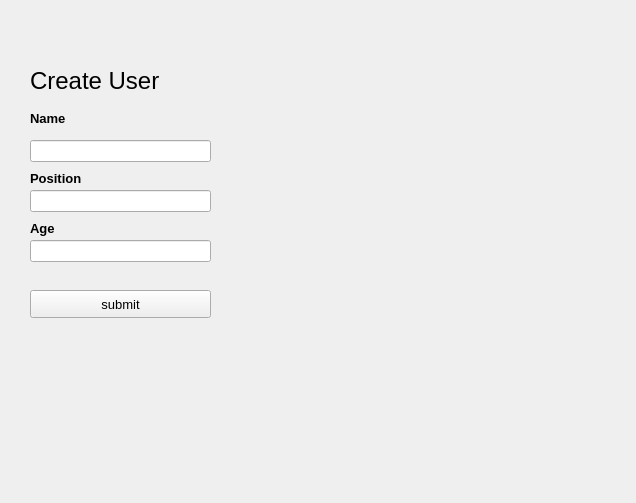
<?xml version="1.0" encoding="UTF-8"?>
<ui version="4.0">
 <class>userwindow</class>
 <widget class="QWidget" name="userwindow">
  <property name="geometry">
   <rect>
    <x>0</x>
    <y>0</y>
    <width>636</width>
    <height>503</height>
   </rect>
  </property>
  <property name="windowTitle">
   <string>Form</string>
  </property>
  <widget class="QLabel" name="label">
   <property name="geometry">
    <rect>
     <x>30</x>
     <y>60</y>
     <width>201</width>
     <height>41</height>
    </rect>
   </property>
   <property name="font">
    <font>
     <family>Arial</family>
     <pointsize>18</pointsize>
    </font>
   </property>
   <property name="text">
    <string>Create User</string>
   </property>
  </widget>
  <widget class="QLineEdit" name="lineEdit">
   <property name="geometry">
    <rect>
     <x>30</x>
     <y>140</y>
     <width>181</width>
     <height>22</height>
    </rect>
   </property>
  </widget>
  <widget class="QLineEdit" name="lineEdit_2">
   <property name="geometry">
    <rect>
     <x>30</x>
     <y>190</y>
     <width>181</width>
     <height>22</height>
    </rect>
   </property>
  </widget>
  <widget class="QLineEdit" name="lineEdit_3">
   <property name="geometry">
    <rect>
     <x>30</x>
     <y>240</y>
     <width>181</width>
     <height>22</height>
    </rect>
   </property>
  </widget>
  <widget class="QPushButton" name="pushButton">
   <property name="geometry">
    <rect>
     <x>30</x>
     <y>290</y>
     <width>181</width>
     <height>28</height>
    </rect>
   </property>
   <property name="font">
    <font>
     <family>Arial</family>
     <pointsize>10</pointsize>
    </font>
   </property>
   <property name="text">
    <string>submit</string>
   </property>
  </widget>
  <widget class="QLabel" name="label_2">
   <property name="geometry">
    <rect>
     <x>30</x>
     <y>110</y>
     <width>55</width>
     <height>16</height>
    </rect>
   </property>
   <property name="font">
    <font>
     <family>Arial</family>
     <pointsize>10</pointsize>
     <weight>75</weight>
     <bold>true</bold>
    </font>
   </property>
   <property name="toolTipDuration">
    <number>2</number>
   </property>
   <property name="text">
    <string>Name</string>
   </property>
  </widget>
  <widget class="QLabel" name="label_3">
   <property name="geometry">
    <rect>
     <x>30</x>
     <y>170</y>
     <width>71</width>
     <height>16</height>
    </rect>
   </property>
   <property name="font">
    <font>
     <family>Arial</family>
     <pointsize>10</pointsize>
     <weight>75</weight>
     <bold>true</bold>
    </font>
   </property>
   <property name="toolTipDuration">
    <number>2</number>
   </property>
   <property name="text">
    <string>Position</string>
   </property>
  </widget>
  <widget class="QLabel" name="label_4">
   <property name="geometry">
    <rect>
     <x>30</x>
     <y>220</y>
     <width>61</width>
     <height>16</height>
    </rect>
   </property>
   <property name="font">
    <font>
     <family>Arial</family>
     <pointsize>10</pointsize>
     <weight>75</weight>
     <bold>true</bold>
    </font>
   </property>
   <property name="toolTipDuration">
    <number>2</number>
   </property>
   <property name="text">
    <string>Age</string>
   </property>
  </widget>
 </widget>
 <resources/>
 <connections/>
</ui>
